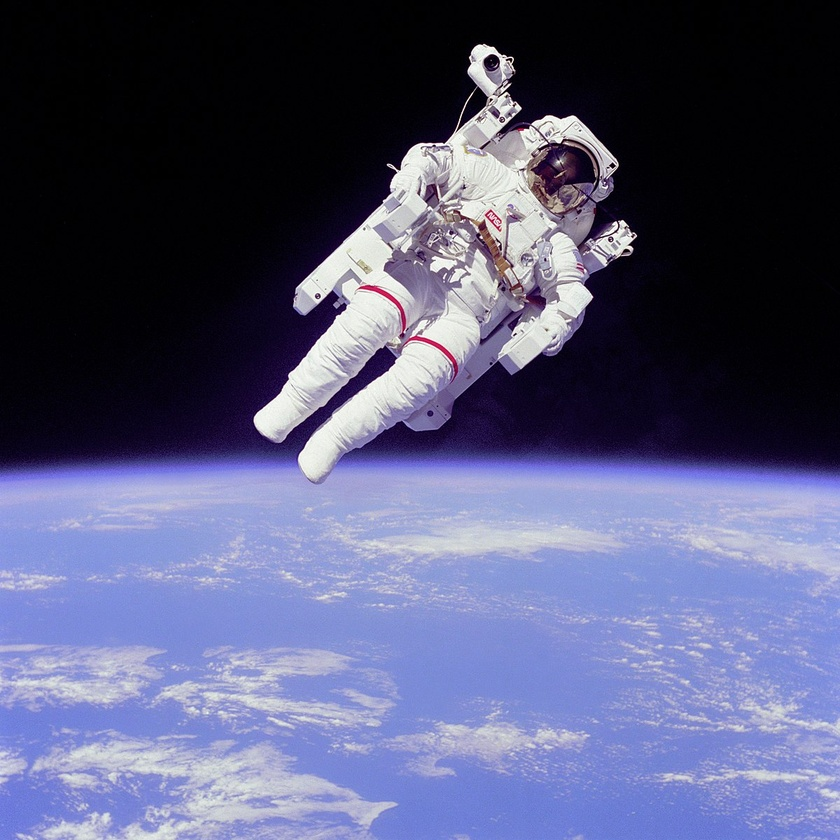
#> input picture 1200px-Astronaut-EVA.jpg, 840 x 840 px, shrunk from 1200 x 1200 before the run
$ python ShowImageInBWScale.py
#> lines starting #> are read from the running program, lines starting #| are printed output that depends on the picture
import matplotlib.pyplot as plt


# Load the image into an array: img
img = plt.imread('1200px-Astronaut-EVA.jpg')
#> img is the input picture: shape (840, 840, 3); mean R, G, B 86.4, 88.5, 121.2

# Print the shape of the image
print(img.shape)
#| (840, 840, 3)

# Compute the sum of the red, green and blue channels: intensity
intensity = img.sum(axis=2)
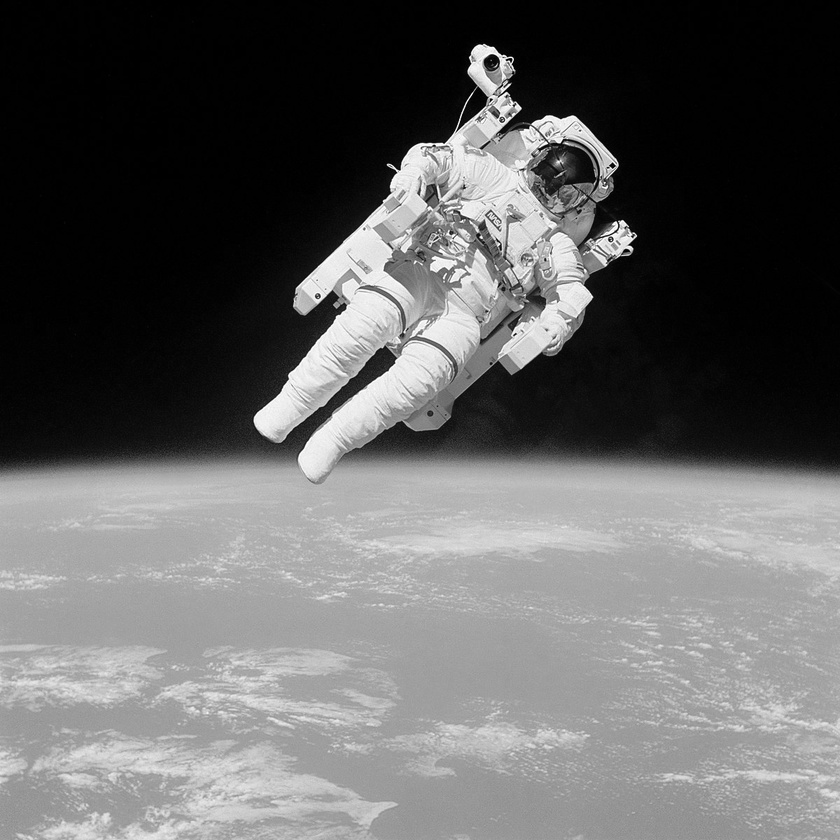
#> intensity: shape (840, 840) uint64; min 0, max 765, mean 296.1; drawn with min black and max white

# Print the shape of the intensity
print(intensity.shape)
#| (840, 840)

# Display the intensity with a colormap of 'gray'
plt.imshow(intensity, cmap='gray')

# Add a colorbar
plt.colorbar()

# Hide the axes and show the figure
plt.axis('off')
plt.show()
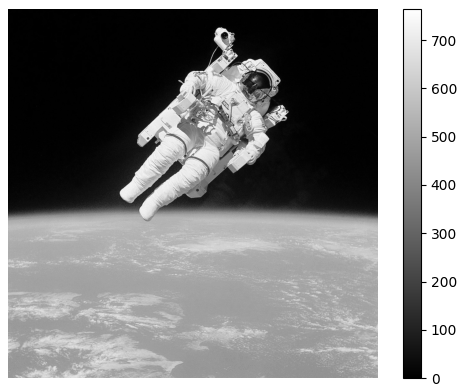
#> figure drawn by matplotlib, 2 panels
